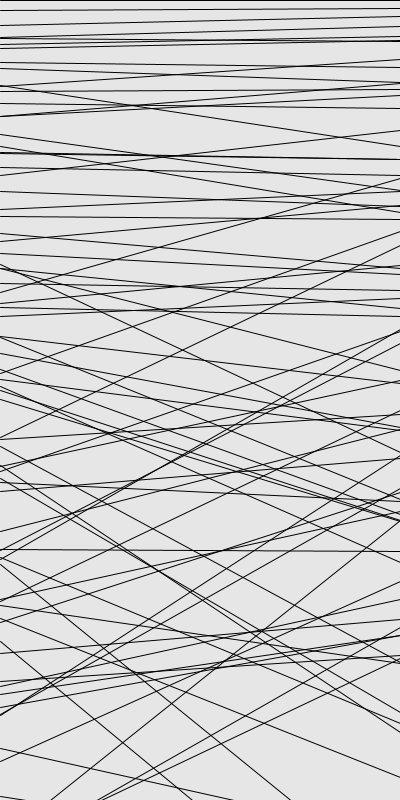
Frame 1 (no input)
Frame 60 (the mouse pressed at the canvas centre just before this capture): identical to frame 1, image omitted
Frame 120 (the mouse held since frame 60 and released just before this capture): identical to frame 1, image omitted

The Processing sketch that drew this single still picture (run headless with seeded random() and noise(); from frame 60 on, the mouse is pressed at the canvas centre):

// Processing sketch: processing_109399
// ── processing_109399.pde

boolean needtorun = true;
int wonky = 1;
int linespacing = 10;

void setup() {
  size(400, 800);
  background( 230);
}

void draw() {
  if (needtorun) {
    
    for (int i=0; i<height; i+=linespacing) {
      line(0, i+random(-wonky*i/3,wonky*i/3), width, i+random(-wonky*i/3,wonky*i/3));
    }
    
    needtorun = false;
  }
}
